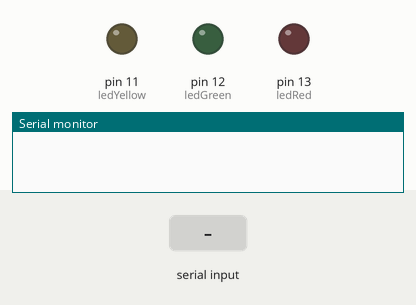
This sketch was run on a simulated Arduino Uno, built with avr-gcc and run on an emulated ATmega328P. Shown: output pins drawn as LEDs (lit = HIGH), the last lines printed to the serial monitor. The inputs (shaded band) are chosen by the test bench.

Above: at 1.2 s.
1.3 s: "r" received over Serial
At 1.6 s:
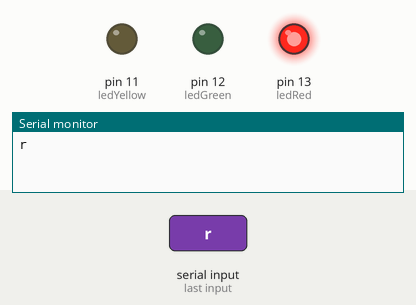
2.8 s: "g" received over Serial
At 3.9 s:
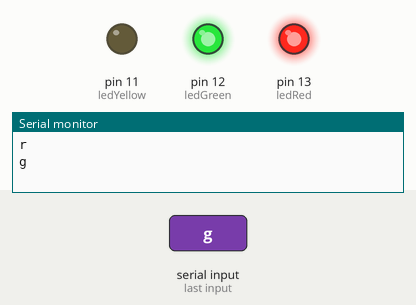
4.3 s: "R" received over Serial
At 5.1 s:
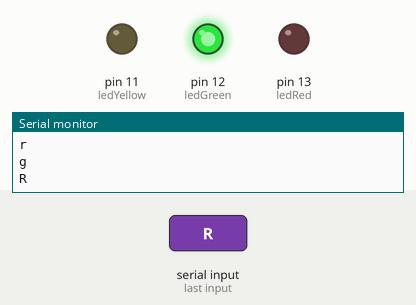
5.8 s: "y" received over Serial
At 6.2 s:
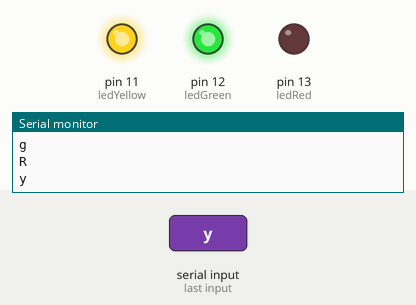
7.3 s: "G" received over Serial
At 8.5 s:
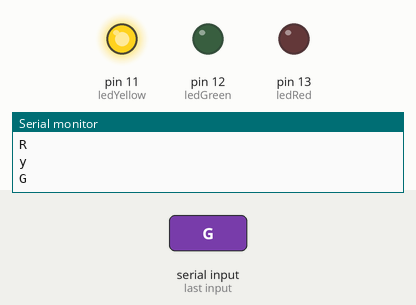
8.8 s: "r" received over Serial
At 9.7 s:
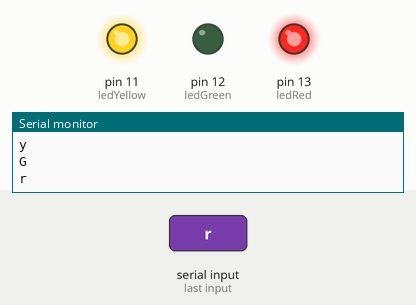
Timing chart, 0 to 11.3 s (numbered marks = the images above; inputs shaded):
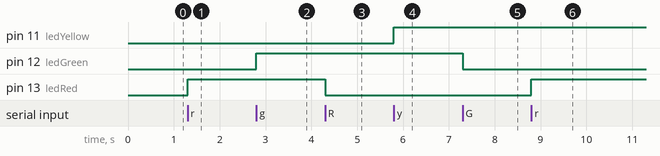

Measured:
- after the input at 1.3 s, pin 13 (ledRed): LOW → HIGH at once
- after the input at 2.8 s, pin 12 (ledGreen): LOW → HIGH at once
- after the input at 4.3 s, pin 13 (ledRed): HIGH → LOW at once
- after the input at 5.8 s, pin 11 (ledYellow): LOW → HIGH at once
- after the input at 7.3 s, pin 12 (ledGreen): HIGH → LOW at once
- after the input at 8.8 s, pin 13 (ledRed): LOW → HIGH at once

The sketch:

exercicio02.ino
```cpp
//varíavel que guarda o dado vindo da serial
char leitura;

//define os pinos onde os LEDs estão conectados
#define ledRed 13
#define ledGreen 12
#define ledYellow 11

void setup()
{
  //Inicializa comunicação Serial a 9600
  Serial.begin(9600);

  //Configura os pinos dos LEDs como saída
  pinMode(ledGreen, OUTPUT);
  pinMode(ledYellow, OUTPUT);
  pinMode(ledRed, OUTPUT);

  /*Mantém os LEDs desligados
  assim que iniciar o programa*/
  digitalWrite(ledGreen, LOW);
  digitalWrite(ledYellow, LOW);
  digitalWrite(ledRed, LOW);
}

void loop()
{
  //Verifica se há algum dado no conector serial
  while (Serial.available()>0){
  //Lê o dado vindo da Serial e armazena na variável leitura
  leitura = Serial.read();


 /*Se a variável leitura for igual a 'r' ou 'R',
 Inverte o valor do LED vermelho*/
    if (leitura == 'r'|| leitura == 'R'){
      digitalWrite(ledRed,!digitalRead(ledRed));
}
//Se ela for igual a 'g' ou 'G' Inverte o valor do LED Verde
else if (leitura == 'g' || leitura =='G'){
digitalWrite(ledGreen,!digitalRead(ledGreen));
}
//Se ela for igual a 'y' ou 'Y' Inverte o valor do LED Verde
else if (leitura == 'y' || leitura =='Y'){
digitalWrite(ledYellow,!digitalRead(ledYellow));
}
Serial.println(leitura);
  }
}
```
